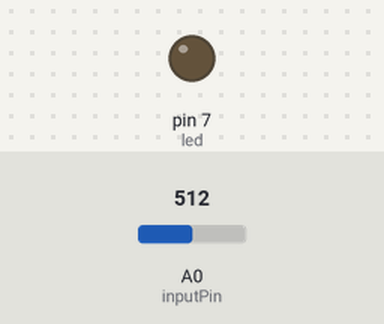
This sketch was run on a simulated Arduino Uno, built with avr-gcc and run on an emulated ATmega328P. Shown: output pins drawn as LEDs (lit = HIGH). Inputs (shaded band) come from the test bench; at power-on: A0 (inputPin) = 512. What the sketch prints to the serial monitor is not drawn.

Above: at 1.2 s.
1.3 s: A0 (inputPin) set to 1023
2.8 s: A0 (inputPin) set to 424
4.3 s: A0 (inputPin) set to 404
Timing chart, 0 to 7.3 s (numbered marks = the images above; inputs shaded):
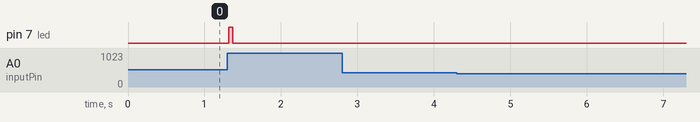

Measured:
- after the input at 1.3 s, pin 7 (led): LOW → HIGH at once, → LOW 0.05 s later
- after the input at 2.8 s, every drawn part: stays the same
- after the input at 4.3 s, every drawn part: stays the same

The sketch:

Step_Reader.ino
```cpp
/*Pulse generator for pedal

A pulse is generated whenever the person lands on the step- this is caused
by a drastic decrease in resistance

IMPORTANT(1): modified code from "Multimeter.ino"
IMPORTANT(2): SANDRO DO NOT MODIFY WITHOUT CONSULTING ME, ELSE BUBBLE TEA!
    Sandro says: Hehehehe >:) http://www.reactiongifs.com/r/y23Q27K.gif

Circuit setup: a voltage divider
Vcc--R2--Vo--680--GND

IMPORTANT(3): TESTED WITH AN ARDUINO UNO, PIN ASSIGNMENTS MAY VARY DEPENDING
ON BOARD
*/

//constants:
int R1= 680;
int VCC= 5;
int stepResistance = 30;
int nostepResistance= 100;

//variables:
int isStep= 0;
int numSteps= 0;

//pin assignments:
int led= 7;
int inputPin= A0;

void setup(){
  Serial.begin(9600);
  pinMode(inputPin, INPUT);
  pinMode(led, OUTPUT);
}

void loop(){

  //------DEBUGGING MESSAGES----------
  float inputReading=analogRead(inputPin);
  float Vo= inputReading/1024*5;
  //Serial.print("Input voltage is ");
  //Serial.println(Vo);
  //Serial.println();

  float resistance= (R1/Vo)*5 -R1;
  Serial.print("Resistance is ");
  Serial.println(resistance);

  //Serial.print("Number of steps: ");
  //Serial.println(numSteps);

  if (resistance>= nostepResistance)
    isStep = 1;

  if (isStep == 1 && resistance <= stepResistance){
    isStep = 0;
    digitalWrite(led, HIGH);
    numSteps++;
  } else {
    digitalWrite(led, LOW);
  }

  delay(50);
}
```
